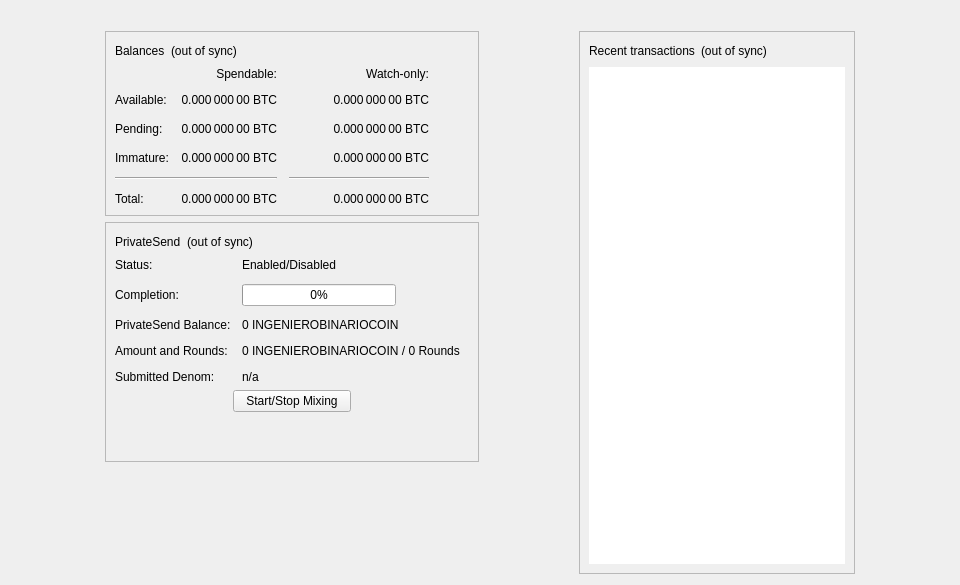
<?xml version="1.0" encoding="UTF-8"?>
<ui version="4.0">
 <class>OverviewPage</class>
 <widget class="QWidget" name="OverviewPage">
  <property name="geometry">
   <rect>
    <x>0</x>
    <y>0</y>
    <width>960</width>
    <height>585</height>
   </rect>
  </property>
  <property name="minimumSize">
   <size>
    <width>960</width>
    <height>0</height>
   </size>
  </property>
  <property name="windowTitle">
   <string>Form</string>
  </property>
  <layout class="QVBoxLayout" name="topLayout">
   <item>
    <widget class="QLabel" name="labelAlerts">
     <property name="visible">
      <bool>false</bool>
     </property>
     <property name="wordWrap">
      <bool>true</bool>
     </property>
     <property name="margin">
      <number>3</number>
     </property>
     <property name="textInteractionFlags">
      <set>Qt::TextSelectableByMouse</set>
     </property>
    </widget>
   </item>
   <item>
    <layout class="QHBoxLayout" name="horizontalLayout" stretch="1,0,1,0,1">
     <item>
      <spacer name="horizontalSpacerLeft">
       <property name="orientation">
        <enum>Qt::Horizontal</enum>
       </property>
       <property name="sizeType">
        <enum>QSizePolicy::Preferred</enum>
       </property>
       <property name="sizeHint" stdset="0">
        <size>
         <width>10</width>
         <height>20</height>
        </size>
       </property>
      </spacer>
     </item>
     <item>
      <layout class="QVBoxLayout" name="verticalLayout_2">
       <item>
        <widget class="QFrame" name="frame">
         <property name="frameShape">
          <enum>QFrame::StyledPanel</enum>
         </property>
         <property name="frameShadow">
          <enum>QFrame::Raised</enum>
         </property>
         <layout class="QVBoxLayout" name="verticalLayout_4">
          <item>
           <layout class="QHBoxLayout" name="horizontalLayout_4">
            <item>
             <widget class="QLabel" name="label_5">
              <property name="text">
               <string>Balances</string>
              </property>
             </widget>
            </item>
            <item>
             <widget class="QLabel" name="labelWalletStatus">
              <property name="toolTip">
               <string>The displayed information may be out of date. Your wallet automatically synchronizes with the Ingenierobinariocoin network after a connection is established, but this process has not completed yet.</string>
              </property>
              <property name="text">
               <string notr="true">(out of sync)</string>
              </property>
              <property name="alignment">
               <set>Qt::AlignLeading|Qt::AlignLeft|Qt::AlignVCenter</set>
              </property>
             </widget>
            </item>
            <item>
             <spacer name="horizontalSpacer_3">
              <property name="orientation">
               <enum>Qt::Horizontal</enum>
              </property>
              <property name="sizeHint" stdset="0">
               <size>
                <width>40</width>
                <height>20</height>
               </size>
              </property>
             </spacer>
            </item>
           </layout>
          </item>
          <item>
           <layout class="QGridLayout" name="gridLayout">
            <property name="spacing">
             <number>12</number>
            </property>
            <item row="2" column="2">
             <widget class="QLabel" name="labelWatchPending">
              <property name="cursor">
               <cursorShape>IBeamCursor</cursorShape>
              </property>
              <property name="toolTip">
               <string>Unconfirmed transactions to watch-only addresses</string>
              </property>
              <property name="text">
               <string notr="true">0.000 000 00 BTC</string>
              </property>
              <property name="alignment">
               <set>Qt::AlignRight|Qt::AlignTrailing|Qt::AlignVCenter</set>
              </property>
              <property name="textInteractionFlags">
               <set>Qt::LinksAccessibleByMouse|Qt::TextSelectableByKeyboard|Qt::TextSelectableByMouse</set>
              </property>
             </widget>
            </item>
            <item row="2" column="1">
             <widget class="QLabel" name="labelUnconfirmed">
              <property name="cursor">
               <cursorShape>IBeamCursor</cursorShape>
              </property>
              <property name="toolTip">
               <string>Total of transactions that have yet to be confirmed, and do not yet count toward the spendable balance</string>
              </property>
              <property name="text">
               <string notr="true">0.000 000 00 BTC</string>
              </property>
              <property name="alignment">
               <set>Qt::AlignRight|Qt::AlignTrailing|Qt::AlignVCenter</set>
              </property>
              <property name="textInteractionFlags">
               <set>Qt::LinksAccessibleByMouse|Qt::TextSelectableByKeyboard|Qt::TextSelectableByMouse</set>
              </property>
             </widget>
            </item>
            <item row="3" column="2">
             <widget class="QLabel" name="labelWatchImmature">
              <property name="cursor">
               <cursorShape>IBeamCursor</cursorShape>
              </property>
              <property name="toolTip">
               <string>Mined balance in watch-only addresses that has not yet matured</string>
              </property>
              <property name="text">
               <string notr="true">0.000 000 00 BTC</string>
              </property>
              <property name="alignment">
               <set>Qt::AlignRight|Qt::AlignTrailing|Qt::AlignVCenter</set>
              </property>
              <property name="textInteractionFlags">
               <set>Qt::LinksAccessibleByMouse|Qt::TextSelectableByKeyboard|Qt::TextSelectableByMouse</set>
              </property>
             </widget>
            </item>
            <item row="4" column="0" colspan="2">
             <widget class="Line" name="lineSpendableBalance">
              <property name="orientation">
               <enum>Qt::Horizontal</enum>
              </property>
             </widget>
            </item>
            <item row="4" column="2">
             <widget class="Line" name="lineWatchBalance">
              <property name="sizePolicy">
               <sizepolicy hsizetype="Preferred" vsizetype="Fixed">
                <horstretch>0</horstretch>
                <verstretch>0</verstretch>
               </sizepolicy>
              </property>
              <property name="minimumSize">
               <size>
                <width>140</width>
                <height>0</height>
               </size>
              </property>
              <property name="orientation">
               <enum>Qt::Horizontal</enum>
              </property>
             </widget>
            </item>
            <item row="5" column="0">
             <widget class="QLabel" name="labelTotalText">
              <property name="text">
               <string>Total:</string>
              </property>
             </widget>
            </item>
            <item row="3" column="1">
             <widget class="QLabel" name="labelImmature">
              <property name="cursor">
               <cursorShape>IBeamCursor</cursorShape>
              </property>
              <property name="toolTip">
               <string>Mined balance that has not yet matured</string>
              </property>
              <property name="text">
               <string notr="true">0.000 000 00 BTC</string>
              </property>
              <property name="alignment">
               <set>Qt::AlignRight|Qt::AlignTrailing|Qt::AlignVCenter</set>
              </property>
              <property name="textInteractionFlags">
               <set>Qt::LinksAccessibleByMouse|Qt::TextSelectableByKeyboard|Qt::TextSelectableByMouse</set>
              </property>
             </widget>
            </item>
            <item row="2" column="3">
             <spacer name="horizontalSpacer_2">
              <property name="orientation">
               <enum>Qt::Horizontal</enum>
              </property>
              <property name="sizeHint" stdset="0">
               <size>
                <width>40</width>
                <height>20</height>
               </size>
              </property>
             </spacer>
            </item>
            <item row="3" column="0">
             <widget class="QLabel" name="labelImmatureText">
              <property name="text">
               <string>Immature:</string>
              </property>
             </widget>
            </item>
            <item row="5" column="1">
             <widget class="QLabel" name="labelTotal">
              <property name="cursor">
               <cursorShape>IBeamCursor</cursorShape>
              </property>
              <property name="toolTip">
               <string>Your current total balance</string>
              </property>
              <property name="text">
               <string notr="true">0.000 000 00 BTC</string>
              </property>
              <property name="alignment">
               <set>Qt::AlignRight|Qt::AlignTrailing|Qt::AlignVCenter</set>
              </property>
              <property name="textInteractionFlags">
               <set>Qt::LinksAccessibleByMouse|Qt::TextSelectableByKeyboard|Qt::TextSelectableByMouse</set>
              </property>
             </widget>
            </item>
            <item row="5" column="2">
             <widget class="QLabel" name="labelWatchTotal">
              <property name="cursor">
               <cursorShape>IBeamCursor</cursorShape>
              </property>
              <property name="toolTip">
               <string>Current total balance in watch-only addresses</string>
              </property>
              <property name="text">
               <string notr="true">0.000 000 00 BTC</string>
              </property>
              <property name="alignment">
               <set>Qt::AlignRight|Qt::AlignTrailing|Qt::AlignVCenter</set>
              </property>
              <property name="textInteractionFlags">
               <set>Qt::LinksAccessibleByMouse|Qt::TextSelectableByKeyboard|Qt::TextSelectableByMouse</set>
              </property>
             </widget>
            </item>
            <item row="0" column="2">
             <widget class="QLabel" name="labelWatchonly">
              <property name="text">
               <string>Watch-only:</string>
              </property>
              <property name="alignment">
               <set>Qt::AlignRight|Qt::AlignTrailing|Qt::AlignVCenter</set>
              </property>
             </widget>
            </item>
            <item row="1" column="0">
             <widget class="QLabel" name="labelBalanceText">
              <property name="text">
               <string>Available:</string>
              </property>
             </widget>
            </item>
            <item row="1" column="1">
             <widget class="QLabel" name="labelBalance">
              <property name="cursor">
               <cursorShape>IBeamCursor</cursorShape>
              </property>
              <property name="toolTip">
               <string>Your current spendable balance</string>
              </property>
              <property name="text">
               <string notr="true">0.000 000 00 BTC</string>
              </property>
              <property name="alignment">
               <set>Qt::AlignRight|Qt::AlignTrailing|Qt::AlignVCenter</set>
              </property>
              <property name="textInteractionFlags">
               <set>Qt::LinksAccessibleByMouse|Qt::TextSelectableByKeyboard|Qt::TextSelectableByMouse</set>
              </property>
             </widget>
            </item>
            <item row="1" column="2">
             <widget class="QLabel" name="labelWatchAvailable">
              <property name="cursor">
               <cursorShape>IBeamCursor</cursorShape>
              </property>
              <property name="toolTip">
               <string>Your current balance in watch-only addresses</string>
              </property>
              <property name="text">
               <string notr="true">0.000 000 00 BTC</string>
              </property>
              <property name="alignment">
               <set>Qt::AlignRight|Qt::AlignTrailing|Qt::AlignVCenter</set>
              </property>
              <property name="textInteractionFlags">
               <set>Qt::LinksAccessibleByMouse|Qt::TextSelectableByKeyboard|Qt::TextSelectableByMouse</set>
              </property>
             </widget>
            </item>
            <item row="2" column="0">
             <widget class="QLabel" name="labelPendingText">
              <property name="text">
               <string>Pending:</string>
              </property>
             </widget>
            </item>
            <item row="0" column="1">
             <widget class="QLabel" name="labelSpendable">
              <property name="text">
               <string>Spendable:</string>
              </property>
              <property name="alignment">
               <set>Qt::AlignRight|Qt::AlignTrailing|Qt::AlignVCenter</set>
              </property>
             </widget>
            </item>
           </layout>
          </item>
         </layout>
        </widget>
       </item>
       <item>
        <widget class="QFrame" name="framePrivateSend">
         <property name="layoutDirection">
          <enum>Qt::LeftToRight</enum>
         </property>
         <property name="frameShape">
          <enum>QFrame::StyledPanel</enum>
         </property>
         <property name="frameShadow">
          <enum>QFrame::Raised</enum>
         </property>
         <layout class="QVBoxLayout" name="VerticalLayout_PS1">
          <item>
           <layout class="QHBoxLayout" name="horizontalLayout_5">
            <item>
             <widget class="QLabel" name="labelPrivateSendHeader">
              <property name="text">
               <string>PrivateSend</string>
              </property>
             </widget>
            </item>
            <item>
             <widget class="QLabel" name="labelPrivateSendSyncStatus">
              <property name="toolTip">
               <string>The displayed information may be out of date. Your wallet automatically synchronizes with the Ingenierobinariocoin network after a connection is established, but this process has not completed yet.</string>
              </property>
              <property name="text">
               <string notr="true">(out of sync)</string>
              </property>
              <property name="alignment">
               <set>Qt::AlignLeading|Qt::AlignLeft|Qt::AlignVCenter</set>
              </property>
             </widget>
            </item>
            <item>
             <spacer name="horizontalSpacer_4">
              <property name="orientation">
               <enum>Qt::Horizontal</enum>
              </property>
              <property name="sizeHint" stdset="0">
               <size>
                <width>40</width>
                <height>20</height>
               </size>
              </property>
             </spacer>
            </item>
           </layout>
          </item>
          <item>
           <layout class="QFormLayout" name="privateSendFormLayout">
            <property name="fieldGrowthPolicy">
             <enum>QFormLayout::AllNonFixedFieldsGrow</enum>
            </property>
            <property name="horizontalSpacing">
             <number>11</number>
            </property>
            <property name="verticalSpacing">
             <number>12</number>
            </property>
            <item row="0" column="0">
             <widget class="QLabel" name="labelPrivateSendEnabledText">
              <property name="text">
               <string>Status:</string>
              </property>
             </widget>
            </item>
            <item row="0" column="1">
             <widget class="QLabel" name="labelPrivateSendEnabled">
              <property name="text">
               <string>Enabled/Disabled</string>
              </property>
             </widget>
            </item>
            <item row="1" column="0">
             <widget class="QLabel" name="labelCompletitionText">
              <property name="text">
               <string>Completion:</string>
              </property>
             </widget>
            </item>
            <item row="1" column="1">
             <widget class="QProgressBar" name="privateSendProgress">
              <property name="maximumSize">
               <size>
                <width>154</width>
                <height>16777215</height>
               </size>
              </property>
              <property name="value">
               <number>0</number>
              </property>
             </widget>
            </item>
            <item row="2" column="0">
             <widget class="QLabel" name="labelAnonymizedText">
              <property name="text">
               <string>PrivateSend Balance:</string>
              </property>
             </widget>
            </item>
            <item row="2" column="1">
             <widget class="QLabel" name="labelAnonymized">
              <property name="text">
               <string notr="true">0 INGENIEROBINARIOCOIN</string>
              </property>
             </widget>
            </item>
            <item row="3" column="0">
             <widget class="QLabel" name="labelAmountAndRoundsText">
              <property name="text">
               <string>Amount and Rounds:</string>
              </property>
             </widget>
            </item>
            <item row="3" column="1">
             <widget class="QLabel" name="labelAmountRounds">
              <property name="text">
               <string>0 INGENIEROBINARIOCOIN / 0 Rounds</string>
              </property>
             </widget>
            </item>
            <item row="4" column="0">
             <widget class="QLabel" name="labelSubmittedDenomText">
              <property name="text">
               <string>Submitted Denom:</string>
              </property>
             </widget>
            </item>
            <item row="4" column="1">
             <widget class="QLabel" name="labelSubmittedDenom">
              <property name="toolTip">
               <string>The denominations you submitted to the Masternode.&lt;br&gt;To mix, other users must submit the exact same denominations.</string>
              </property>
              <property name="text">
               <string>n/a</string>
              </property>
              <property name="wordWrap">
               <bool>true</bool>
              </property>
             </widget>
            </item>
           </layout>
          </item>
          <item>
           <layout class="QVBoxLayout" name="VerticalLayout_PS">
            <item>
             <layout class="QHBoxLayout" name="horizontalLayout_3">
              <property name="topMargin">
               <number>0</number>
              </property>
              <item>
               <spacer name="horizontalSpacer_5">
                <property name="orientation">
                 <enum>Qt::Horizontal</enum>
                </property>
                <property name="sizeHint" stdset="0">
                 <size>
                  <width>40</width>
                  <height>20</height>
                 </size>
                </property>
               </spacer>
              </item>
              <item>
               <widget class="QPushButton" name="togglePrivateSend">
                <property name="sizePolicy">
                 <sizepolicy hsizetype="MinimumExpanding" vsizetype="Fixed">
                  <horstretch>0</horstretch>
                  <verstretch>0</verstretch>
                 </sizepolicy>
                </property>
                <property name="text">
                 <string>Start/Stop Mixing</string>
                </property>
               </widget>
              </item>
              <item>
               <spacer name="horizontalSpacer_6">
                <property name="orientation">
                 <enum>Qt::Horizontal</enum>
                </property>
                <property name="sizeHint" stdset="0">
                 <size>
                  <width>40</width>
                  <height>20</height>
                 </size>
                </property>
               </spacer>
              </item>
             </layout>
            </item>
            <item>
             <spacer name="verticalSpacer_3">
              <property name="orientation">
               <enum>Qt::Vertical</enum>
              </property>
              <property name="sizeHint" stdset="0">
               <size>
                <width>20</width>
                <height>40</height>
               </size>
              </property>
             </spacer>
            </item>
           </layout>
          </item>
         </layout>
        </widget>
       </item>
       <item>
        <spacer name="verticalSpacer">
         <property name="orientation">
          <enum>Qt::Vertical</enum>
         </property>
         <property name="sizeHint" stdset="0">
          <size>
           <width>20</width>
           <height>40</height>
          </size>
         </property>
        </spacer>
       </item>
      </layout>
     </item>
     <item>
      <spacer name="horizontalSpacerCenter">
       <property name="orientation">
        <enum>Qt::Horizontal</enum>
       </property>
       <property name="sizeHint" stdset="0">
        <size>
         <width>10</width>
         <height>20</height>
        </size>
       </property>
      </spacer>
     </item>
     <item>
      <layout class="QVBoxLayout" name="verticalLayout_3">
       <item>
        <widget class="QFrame" name="frame_2">
         <property name="frameShape">
          <enum>QFrame::StyledPanel</enum>
         </property>
         <property name="frameShadow">
          <enum>QFrame::Raised</enum>
         </property>
         <layout class="QVBoxLayout" name="verticalLayout">
          <item>
           <layout class="QHBoxLayout" name="horizontalLayout_2">
            <item>
             <widget class="QLabel" name="label_4">
              <property name="text">
               <string>Recent transactions</string>
              </property>
             </widget>
            </item>
            <item>
             <widget class="QLabel" name="labelTransactionsStatus">
              <property name="toolTip">
               <string>The displayed information may be out of date. Your wallet automatically synchronizes with the Ingenierobinariocoin network after a connection is established, but this process has not completed yet.</string>
              </property>
              <property name="text">
               <string notr="true">(out of sync)</string>
              </property>
              <property name="alignment">
               <set>Qt::AlignLeading|Qt::AlignLeft|Qt::AlignVCenter</set>
              </property>
             </widget>
            </item>
            <item>
             <spacer name="horizontalSpacer">
              <property name="orientation">
               <enum>Qt::Horizontal</enum>
              </property>
              <property name="sizeHint" stdset="0">
               <size>
                <width>40</width>
                <height>20</height>
               </size>
              </property>
             </spacer>
            </item>
           </layout>
          </item>
          <item>
           <widget class="QListView" name="listTransactions">
            <property name="frameShape">
             <enum>QFrame::NoFrame</enum>
            </property>
            <property name="verticalScrollBarPolicy">
             <enum>Qt::ScrollBarAlwaysOff</enum>
            </property>
            <property name="horizontalScrollBarPolicy">
             <enum>Qt::ScrollBarAlwaysOff</enum>
            </property>
            <property name="selectionMode">
             <enum>QAbstractItemView::NoSelection</enum>
            </property>
           </widget>
          </item>
         </layout>
        </widget>
       </item>
      </layout>
     </item>
     <item>
      <spacer name="horizontalSpacerRight">
       <property name="orientation">
        <enum>Qt::Horizontal</enum>
       </property>
       <property name="sizeType">
        <enum>QSizePolicy::Preferred</enum>
       </property>
       <property name="sizeHint" stdset="0">
        <size>
         <width>10</width>
         <height>20</height>
        </size>
       </property>
      </spacer>
     </item>
    </layout>
   </item>
  </layout>
 </widget>
 <resources/>
 <connections/>
</ui>
